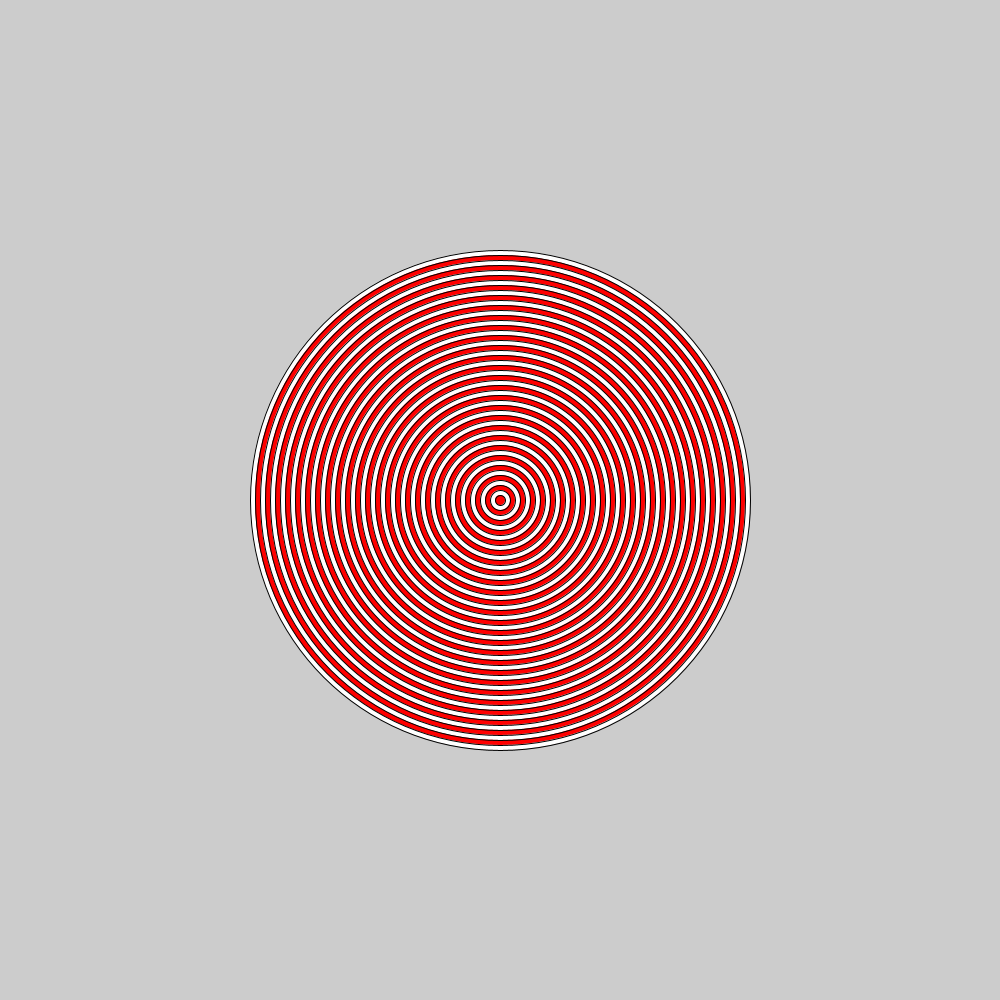
Frame 1 (no input)
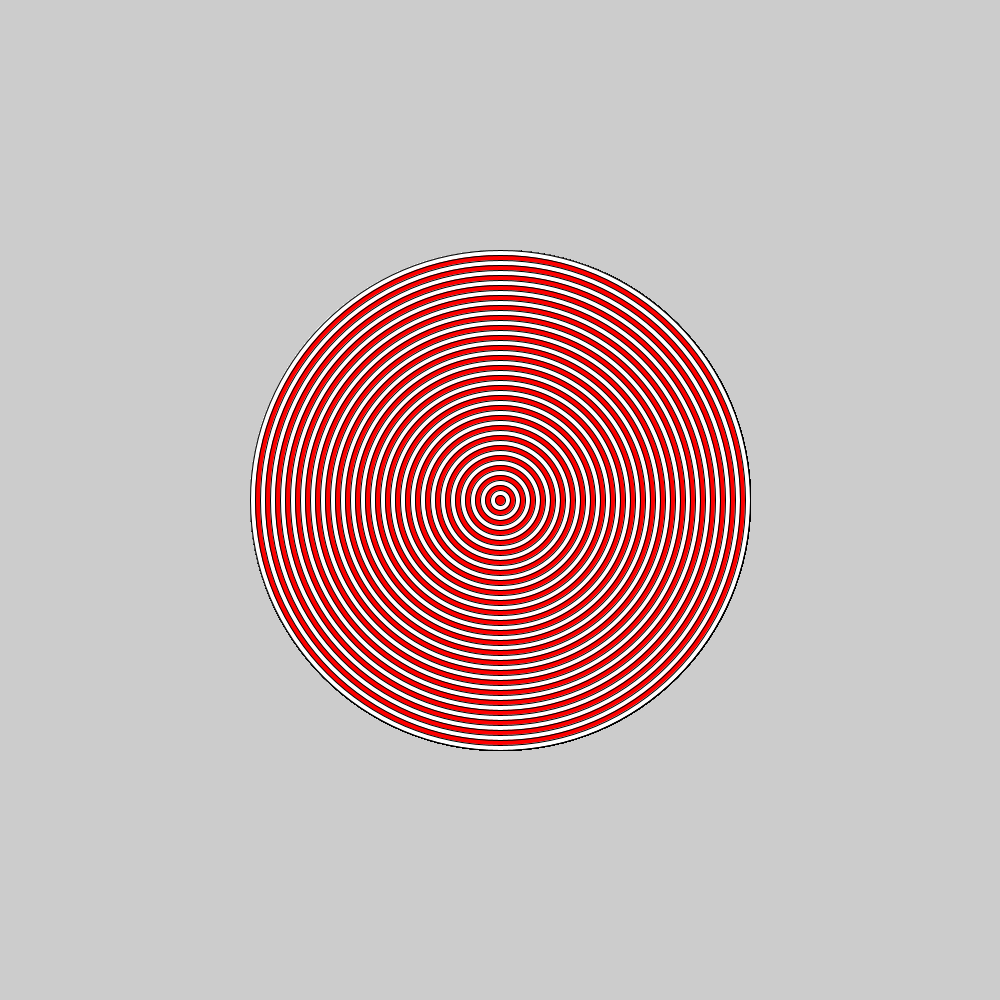
Frame 60 (the mouse pressed at the canvas centre just before this capture)
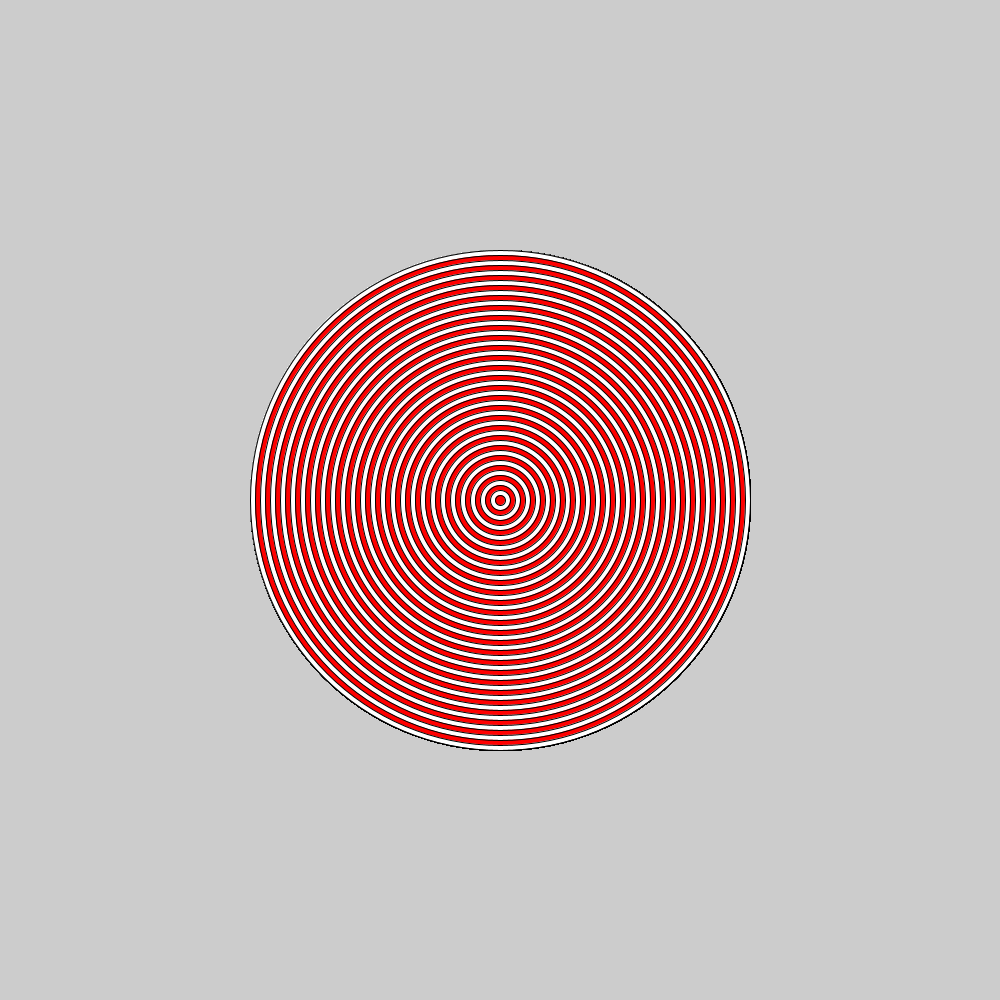
Frame 120 (the mouse held since frame 60 and released just before this capture)

The Processing sketch that drew these frames (run headless with seeded random() and noise(); from frame 60 on, the mouse is pressed at the canvas centre):

// Processing sketch: Bullseye
// ── Bullseye.pde
void setup(){
  size(1000, 1000);
}
void draw(){
  int w = 500;
  int h = 500;
  for(int i=50; i>0; i--){
  ellipse(500, 500, w, h);
  w= w-10;
  h= h-10;
  if(i % 2 == 0){
  fill(255, 0, 0);
}
else{
  fill(255);
}
}
}
